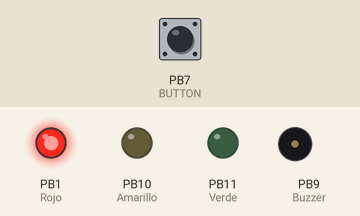
The sketch below on a simulated STM32 Blue Pill. On the bench: output pins drawn as LEDs (lit = HIGH), buzzer (waves = sounding, pin HIGH). The inputs (shaded band) are chosen by the test bench; at power-on: PB7 (BUTTON) HIGH.

Above: at 0.1 s.
Timing chart, 0 to 1.6 s (numbered marks = the images above):
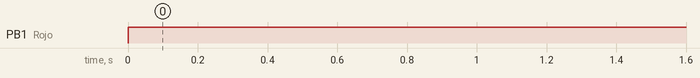

The sketch:

TPFinal.ino
```cpp
#define Rojo PB1
#define Amarillo PB10
#define Verde PB11

#define BUTTON PB7
#define BUTTON2 PB8

#define Buzzer PB9
int estadoSemaforo;
//0=Verde
//1=Amarillo
//2=Rojo
bool pulsar= false;

void setup() {
  // put your setup code here, to run once:
  pinMode(Rojo, OUTPUT);
  pinMode(Amarillo, OUTPUT);
  pinMode(Verde, OUTPUT);
  pinMode (Buzzer, OUTPUT);

  pinMode(BUTTON,INPUT_PULLUP);
  pinMode(BUTTON2,INPUT_PULLUP);

  estadoSemaforo=0;

}

void loop() {
  // put your main code here, to run repeatedly:


      if (digitalRead(BUTTON)==HIGH) {

          switch (estadoSemaforo) {

        case 0:
              digitalWrite(Rojo, HIGH);
              break;
        case 1:
              digitalWrite(Rojo, HIGH);
              digitalWrite(Amarillo, HIGH);
              break;
        case 2:
              digitalWrite(Rojo, LOW);
              digitalWrite(Amarillo, LOW);
              digitalWrite(Verde, HIGH);


      }

      }

      else {

          digitalWrite(Rojo, HIGH);   // turn the LED on (HIGH is the voltage level)
          digitalWrite(Amarillo, LOW);   // turn the LED on (HIGH is the voltage level)
          digitalWrite(Verde, LOW);   // turn the LED on (HIGH is the voltage level)
        }


}
```

Measured:
- by itself, PB1 (Rojo): LOW → HIGH at 0.00 s
